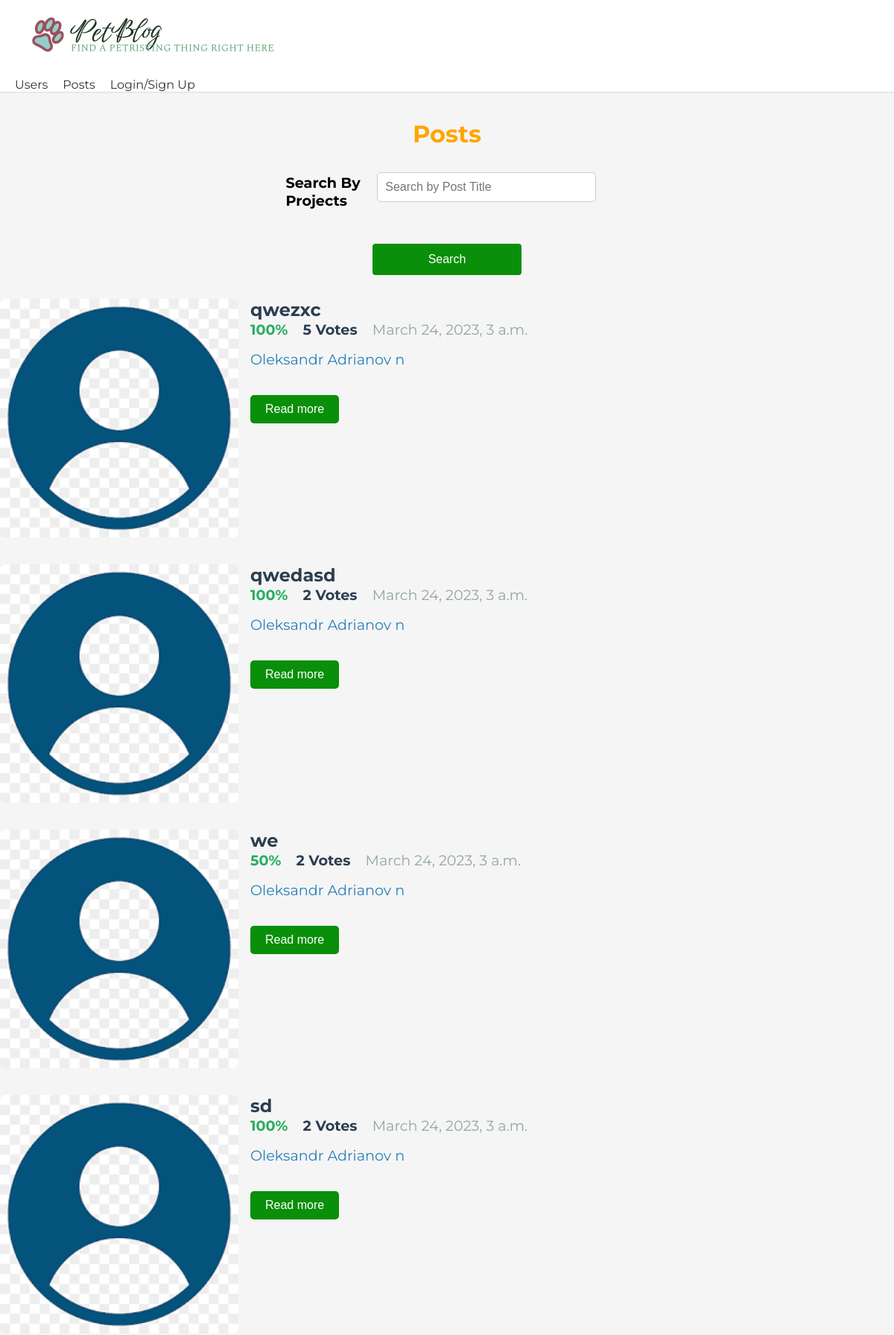
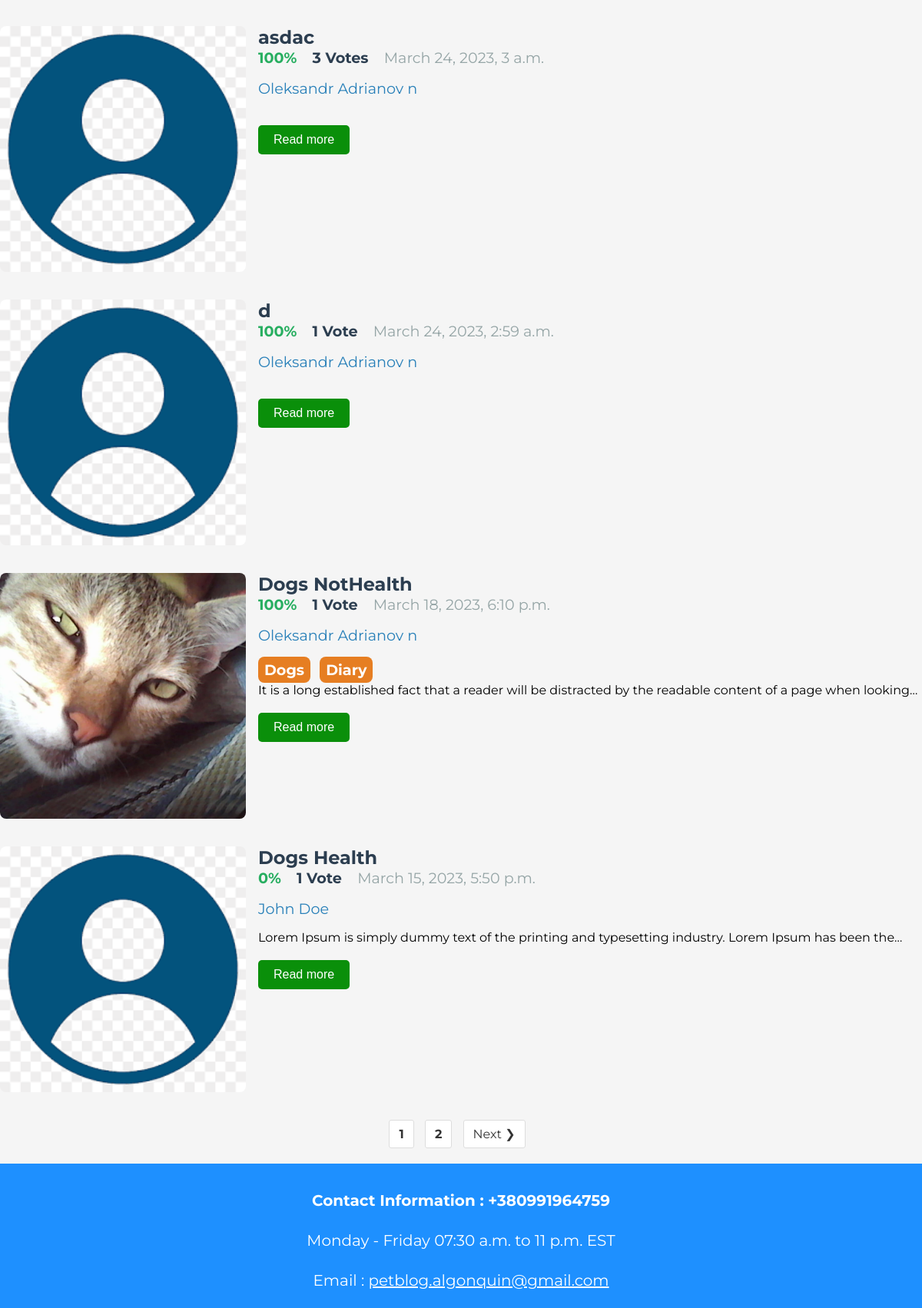
The app's page /projects/, older data (2 pictures, top to bottom).
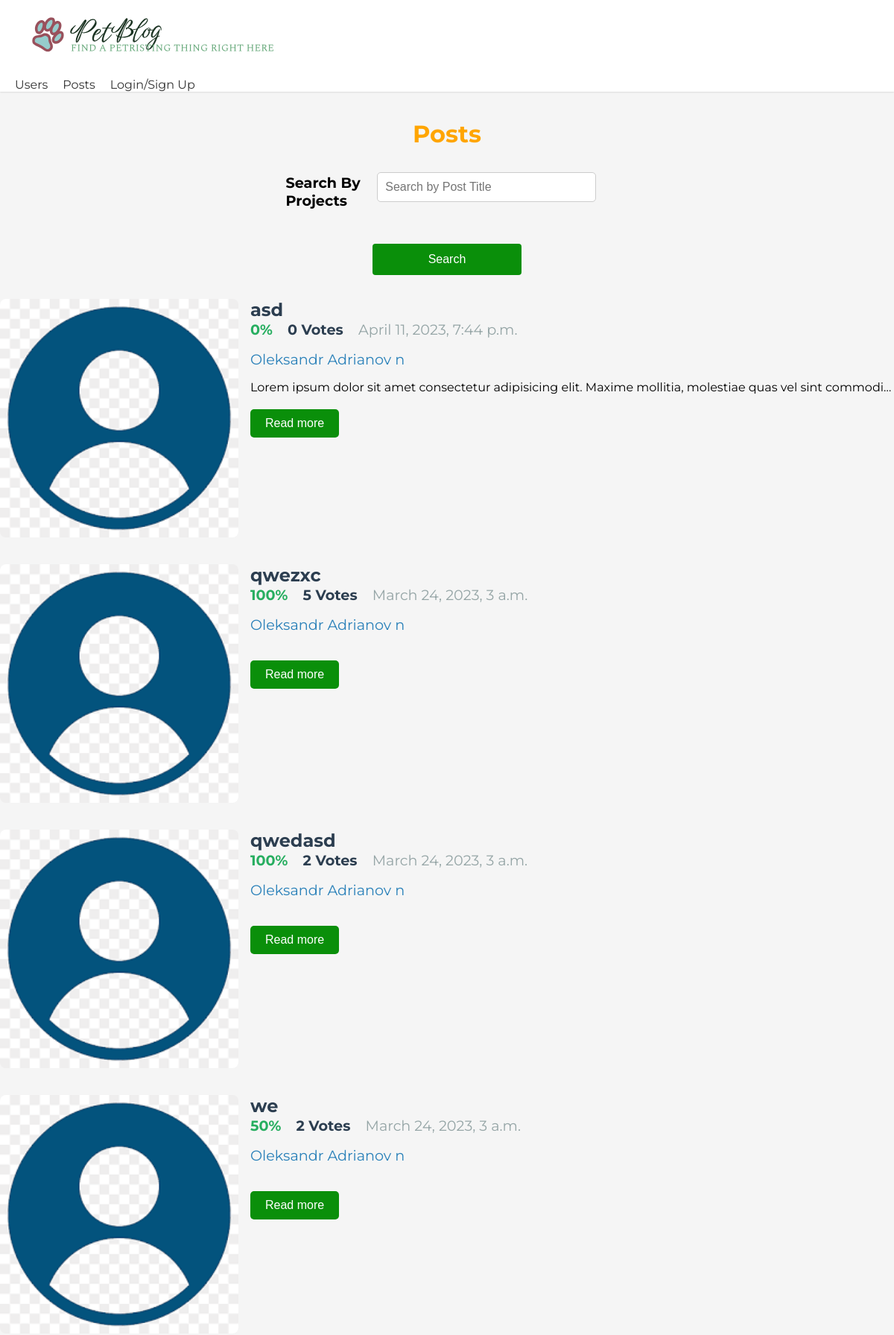
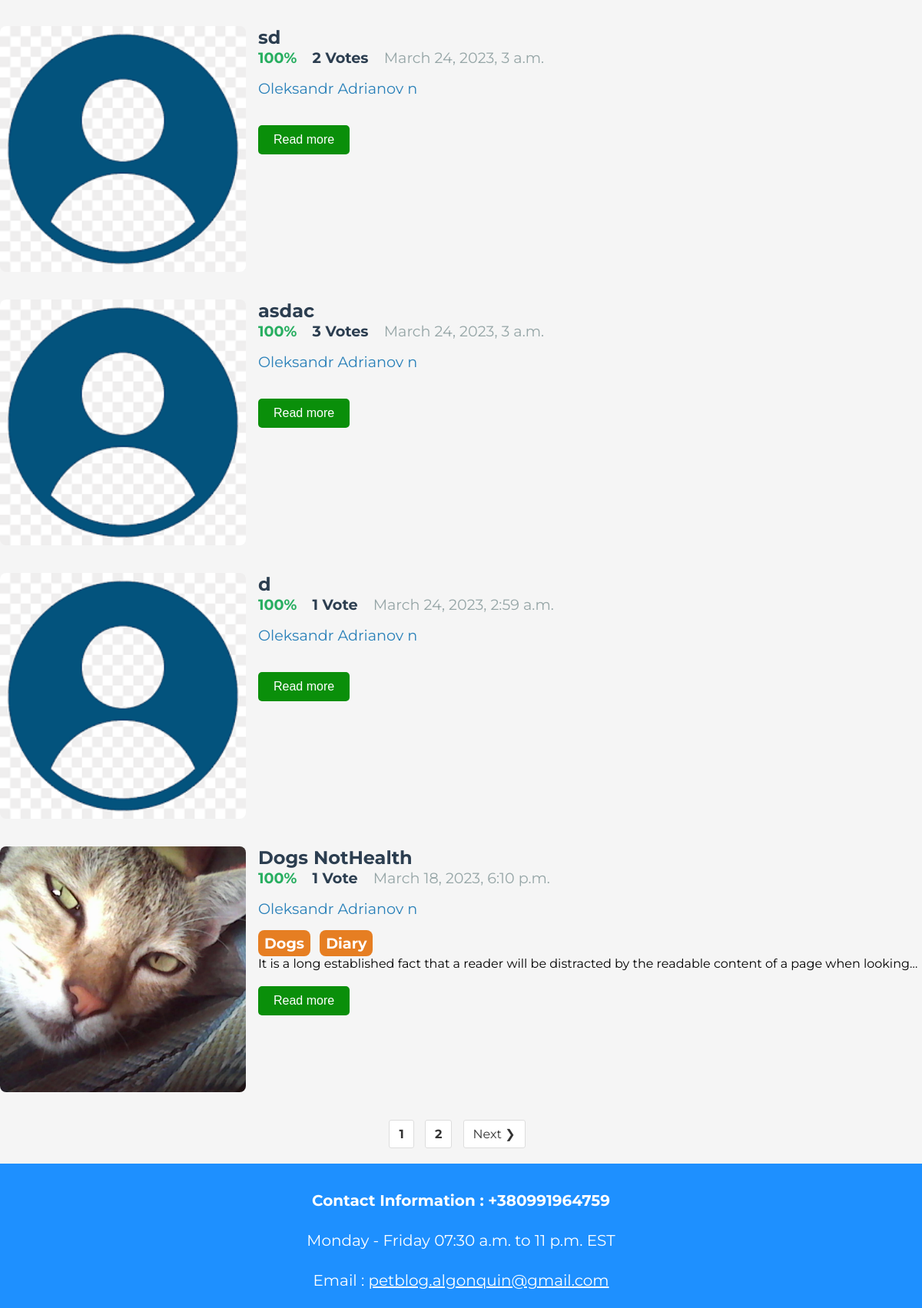
The same page, newer data (2 pictures, top to bottom).
### projects/models.py (models this page shows, shortened)
class Project(models.Model):
    owner = models.ForeignKey(Profile, null=True, blank=True, on_delete=models.SET_NULL)
    title = models.CharField(max_length=200)
    featured_image = models.ImageField(null=True, blank=True, default='default.png')
    description = models.TextField(null=True, blank=True)
    demo_link = models.CharField(max_length=2000, null=True, blank=True)
    source_link = models.CharField(max_length=2000, null=True, blank=True)
    tags = models.ManyToManyField("Tag", blank=True)
    vote_total = models.IntegerField(default=0, null=True, blank=True)
    vote_ratio = models.IntegerField(default=0, null=True, blank=True)
    created = models.DateTimeField(auto_now_add=True)
    class Meta:
        ordering = ['-created']

class Tag(models.Model):
    name = models.CharField(max_length=200)
    created = models.DateTimeField(auto_now_add=True)
    def __str__(self):
        return self.name

### users/models.py (models this page shows, shortened)
class Profile(models.Model):
    user = models.OneToOneField(User, on_delete=models.CASCADE, null=True, blank=True)
    name = models.CharField(max_length=200, blank=True, null=True)
    email = models.EmailField(max_length=200, blank=True, null=True)
    username = models.CharField(max_length=200, blank=True, null=True)
    location = models.CharField(max_length=200, blank=True, null=True)
    short_intro = models.CharField(max_length=200, blank=True, null=True)
    bio = models.TextField(blank=True, null=True)
    profile_image = models.ImageField(null=True, blank=True, upload_to='profiles/', default='profiles/default.png')
    social_instagram = models.CharField(max_length=200, blank=True, null=True)
    social_facebook = models.CharField(max_length=200, blank=True, null=True)
    social_twitter = models.CharField(max_length=200, blank=True, null=True)
    created = models.DateTimeField(auto_now_add=True)

### projects/views.py (the view)
# urls.py: path('projects/', include('projects.urls')),
def projects(request):
    projects, search_query = searchFunc(request)
    crange, projects = paginationProjects(request, projects, 8)
    context = {'projects': projects, 'search_query': search_query, 'crange': crange}
    return render(request, 'projects/projects.html', context)

### projects/utils_func.py (called while the page is built)
def searchFunc(request):
    search_query = ''
    if request.GET.get('search_query'):
        search_query = request.GET.get('search_query')
    tags = Tag.objects.filter(name__icontains=search_query)
    projects = Project.objects.distinct().filter(
        Q(title__icontains=search_query) |
        Q(description__icontains=search_query) |
        Q(owner__name__icontains=search_query) |
        Q(tags__in=tags)
    )
    return projects, search_query

def paginationProjects(request, projects, results):
    page = request.GET.get('page')
    paginator = Paginator(projects, results)
    try:
        projects = paginator.page(page)
    except PageNotAnInteger:
        page = 1
        projects = paginator.page(page)
    except EmptyPage:
        page = paginator.num_pages
        projects = paginator.page(page)
    leftIndex = (int(page) - 4)
    if leftIndex < 1:
        leftIndex = 1
    rightIndex = (int(page) + 5)
    if rightIndex > paginator.num_pages:
        rightIndex = paginator.num_pages + 1
    custom_range = range(leftIndex, rightIndex)
    return custom_range, projects

### projects/templates/projects/projects.html (shortened to what this page needs)
{% extends 'main.html' %}
{% block content %}
<h1 class="projects1__title">Posts</h1>
<div class="projects1__search">
    <form id="searchForm" class="form1" action="{% url 'projects' %}" method="get">
        <div class="form1__field">
            <label for="formInput#search">Search By Projects</label>
            <input class="input1 input--text" id="formInput#search" type="text" name="search_query"
                   placeholder="Search by Post Title" value="{{search_query}}"/>
        </div>
        <input class="btn1" type="submit" value="Search" />
    </form>
</div>
{% for project in projects %}
<div class="projects1__post">
    <a href="{% url 'project' project.id %}" class="post1__link">
        <img class="post1__image" src="{{ project.featured_image.url }}" alt="project_image">
    </a>
    <div class="post1__details">
        <a href="{% url 'project' project.id %}" class="post1__title">{{project.title}}</a>
        <div class="post1__meta">
            <span class="post1__ratio">{{project.vote_ratio}}%</span>
            <span class="post1__votes">{{project.vote_total}} Vote{{project.vote_total|pluralize:"s"}}</span>
            <span class="post1__created">{{project.created}}</span>
        </div>
        <a href="{% url 'user-profile' project.owner.id %}" class="post1__owner">{{project.owner.name}}</a>
        <div class="post1__tags">
            {% for tag in project.tags.all %}
            <span class="tag1">{{tag}}</span>
            {% endfor %}
        </div>
        <div class="post1__description">
            {{project.description}}
        </div>
        <button class="read-more-button">Read more</button>
    </div>
</div>
{% endfor %}
{% include 'pagination.html' with queryset=projects custom_range=custom_range %}
{% endblock %}

Row changes from the older to the newer data that the page shows:
no longer on this page (row unchanged): Project: featured_image (placeholder picture), title "Dogs Health", vote_ratio "0", vote_total "1", created "March 15, 2023, 5:50 p.m.", owner.name "John Doe", description "Lorem Ipsum is simply dummy text of the printing and typesetting industry. Lorem Ipsum has been…"
added Project: featured_image (placeholder picture), title "asd", vote_ratio "0", vote_total "0", created "April 11, 2023, 7:44 p.m.", owner.name "Oleksandr Adrianov n", description "Lorem ipsum dolor sit amet consectetur adipisicing elit. Maxime mollitia, molestiae quas vel sint…"
